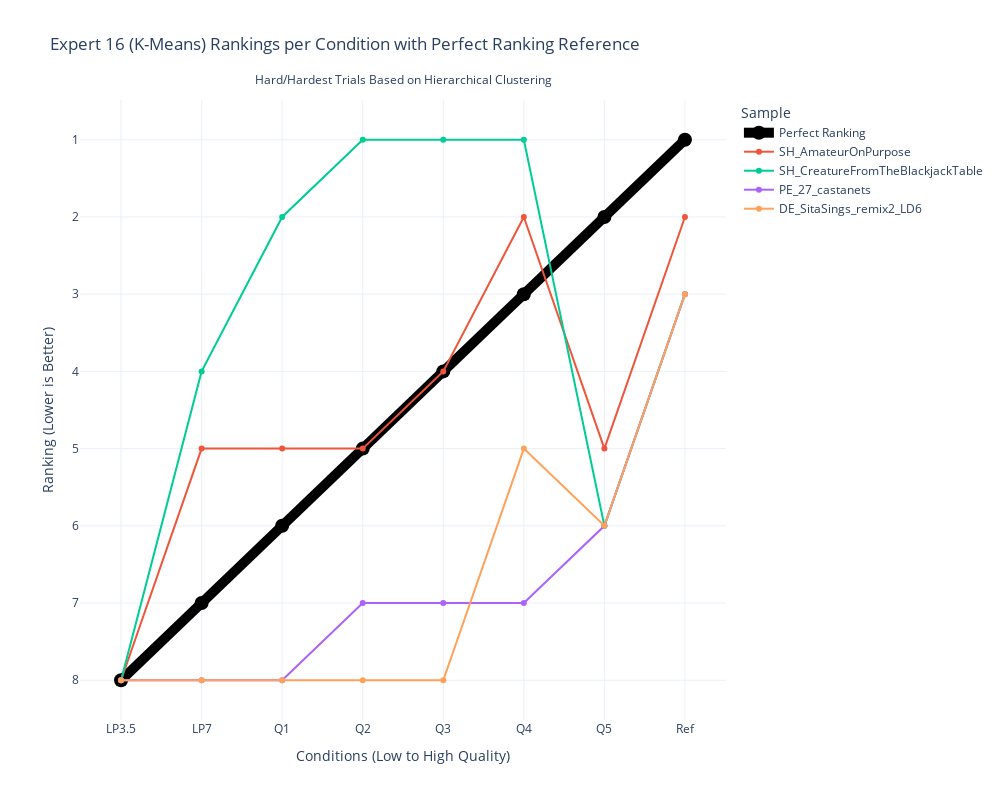

The notebook cell saved with this chart:
### Code cell
# Spaghetti plot for Expert 16 rankings

# Reshape rankings data for Plotly
expert16_rankings_df = pd.DataFrame(reversed_expert16_rankings_hard_hardest, columns=conditions)
expert16_rankings_df['Sample'] = items[hard_hardest_trial_indices]

# Melt dataframe for better visualization
expert16_rankings_df_melted = expert16_rankings_df.melt(id_vars=['Sample'], var_name='Condition', value_name='Ranking')

expert16_rankings_df_melted = pd.concat([perfect_df, expert16_rankings_df_melted])

# Create plot
fig = px.line(expert16_rankings_df_melted, x='Condition', y='Ranking', color='Sample', markers=True,
              title="Expert 16 (K-Means) Rankings per Condition with Perfect Ranking Reference",
              labels={"Ranking": "Ranking (Lower is Better)", "Condition": "Conditions (Low to High Quality)"},
              template="plotly_white")

# Adjust figure dimensions
fig.update_layout(width=1000, height=800)

# Invert y-axis (lower ranks at top)
fig.update_yaxes(autorange="reversed")

# Modify the "Perfect Ranking" line to be more visible
fig.update_traces(
    selector=dict(name="Perfect Ranking"),
    line=dict(width=10, color='black'),
    marker=dict(size=14, color='black')
)

# Add subtitle
fig.update_layout(
    annotations=[
        dict(
            text="Hard/Hardest Trials Based on Hierarchical Clustering",
            x=0.5,
            y=1.05,
            xref="paper",
            yref="paper",
            showarrow=False,
            font=dict(size=12)
        )
    ]
)

# Show figure
fig.show()

### Figure 1 — Plotly figure (JSON) as saved in the notebook; plotly's stock layout.template omitted (floating-point values rounded to 4 significant figures)
{"data": [{"hovertemplate": "Sample=Perfect Ranking<br>Conditions (Low to High Quality)=%{x}<br>Ranking (Lower is Better)=%{y}<extra></extra>", "legendgroup": "Perfect Ranking", "line": {"color": "black", "dash": "solid", "width": 10}, "marker": {"color": "black", "size": 14, "symbol": "circle"}, "mode": "lines+markers", "name": "Perfect Ranking", "orientation": "v", "showlegend": true, "type": "scatter", "x": ["LP3.5", "LP7", "Q1", "Q2", "Q3", "Q4", "Q5", "Ref"], "xaxis": "x", "y": [8, 7, 6, 5, 4, 3, 2, 1], "yaxis": "y"}, {"hovertemplate": "Sample=SH_AmateurOnPurpose<br>Conditions (Low to High Quality)=%{x}<br>Ranking (Lower is Better)=%{y}<extra></extra>", "legendgroup": "SH_AmateurOnPurpose", "line": {"color": "#EF553B", "dash": "solid"}, "marker": {"symbol": "circle"}, "mode": "lines+markers", "name": "SH_AmateurOnPurpose", "orientation": "v", "showlegend": true, "type": "scatter", "x": ["LP3.5", "LP7", "Q1", "Q2", "Q3", "Q4", "Q5", "Ref"], "xaxis": "x", "y": [8, 5, 5, 5, 4, 2, 5, 2], "yaxis": "y"}, {"hovertemplate": "Sample=SH_CreatureFromTheBlackjackTable<br>Conditions (Low to High Quality)=%{x}<br>Ranking (Lower is Better)=%{y}<extra></extra>", "legendgroup": "SH_CreatureFromTheBlackjackTable", "line": {"color": "#00cc96", "dash": "solid"}, "marker": {"symbol": "circle"}, "mode": "lines+markers", "name": "SH_CreatureFromTheBlackjackTable", "orientation": "v", "showlegend": true, "type": "scatter", "x": ["LP3.5", "LP7", "Q1", "Q2", "Q3", "Q4", "Q5", "Ref"], "xaxis": "x", "y": [8, 4, 2, 1, 1, 1, 6, 3], "yaxis": "y"}, {"hovertemplate": "Sample=PE_27_castanets<br>Conditions (Low to High Quality)=%{x}<br>Ranking (Lower is Better)=%{y}<extra></extra>", "legendgroup": "PE_27_castanets", "line": {"color": "#ab63fa", "dash": "solid"}, "marker": {"symbol": "circle"}, "mode": "lines+markers", "name": "PE_27_castanets", "orientation": "v", "showlegend": true, "type": "scatter", "x": ["LP3.5", "LP7", "Q1", "Q2", "Q3", "Q4", "Q5", "Ref"], "xaxis": "x", "y": [8, 8, 8, 7, 7, 7, 6, 3], "yaxis": "y"}, {"hovertemplate": "Sample=DE_SitaSings_remix2_LD6<br>Conditions (Low to High Quality)=%{x}<br>Ranking (Lower is Better)=%{y}<extra></extra>", "legendgroup": "DE_SitaSings_remix2_LD6", "line": {"color": "#FFA15A", "dash": "solid"}, "marker": {"symbol": "circle"}, "mode": "lines+markers", "name": "DE_SitaSings_remix2_LD6", "orientation": "v", "showlegend": true, "type": "scatter", "x": ["LP3.5", "LP7", "Q1", "Q2", "Q3", "Q4", "Q5", "Ref"], "xaxis": "x", "y": [8, 8, 8, 8, 8, 5, 6, 3], "yaxis": "y"}], "layout": {"annotations": [{"font": {"size": 12}, "showarrow": false, "text": "Hard/Hardest Trials Based on Hierarchical Clustering", "x": 0.5, "xref": "paper", "y": 1.05, "yref": "paper"}], "height": 800, "legend": {"title": {"text": "Sample"}, "tracegroupgap": 0}, "title": {"text": "Expert 16 (K-Means) Rankings per Condition with Perfect Ranking Reference"}, "width": 1000, "xaxis": {"anchor": "y", "domain": [0, 1], "title": {"text": "Conditions (Low to High Quality)"}}, "yaxis": {"anchor": "x", "autorange": "reversed", "domain": [0, 1], "title": {"text": "Ranking (Lower is Better)"}}}}
